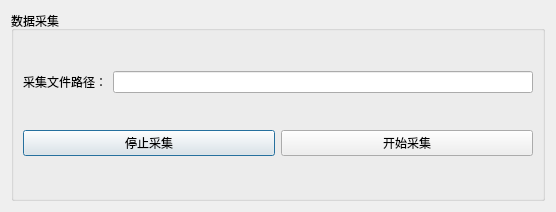
<?xml version="1.0" encoding="UTF-8"?>
<ui version="4.0">
 <class>dlg_acquisition</class>
 <widget class="QDialog" name="dlg_acquisition">
  <property name="geometry">
   <rect>
    <x>0</x>
    <y>0</y>
    <width>556</width>
    <height>212</height>
   </rect>
  </property>
  <property name="windowTitle">
   <string>dlg_acquisition</string>
  </property>
  <layout class="QGridLayout" name="gridLayout">
   <item row="0" column="0">
    <widget class="QGroupBox" name="groupBox_read">
     <property name="sizePolicy">
      <sizepolicy hsizetype="Preferred" vsizetype="Preferred">
       <horstretch>0</horstretch>
       <verstretch>0</verstretch>
      </sizepolicy>
     </property>
     <property name="title">
      <string>数据采集</string>
     </property>
     <layout class="QVBoxLayout" name="verticalLayout">
      <item>
       <layout class="QHBoxLayout" name="horizontalLayout_2">
        <item>
         <widget class="QLabel" name="m_lbName">
          <property name="text">
           <string>采集文件路径：</string>
          </property>
         </widget>
        </item>
        <item>
         <widget class="QLineEdit" name="m_leName"/>
        </item>
       </layout>
      </item>
      <item>
       <layout class="QHBoxLayout" name="horizontalLayout">
        <item>
         <widget class="QPushButton" name="pushButton_2">
          <property name="text">
           <string>停止采集</string>
          </property>
         </widget>
        </item>
        <item>
         <widget class="QPushButton" name="pushButton">
          <property name="text">
           <string>开始采集</string>
          </property>
         </widget>
        </item>
       </layout>
      </item>
     </layout>
    </widget>
   </item>
  </layout>
 </widget>
 <resources/>
 <connections/>
</ui>
